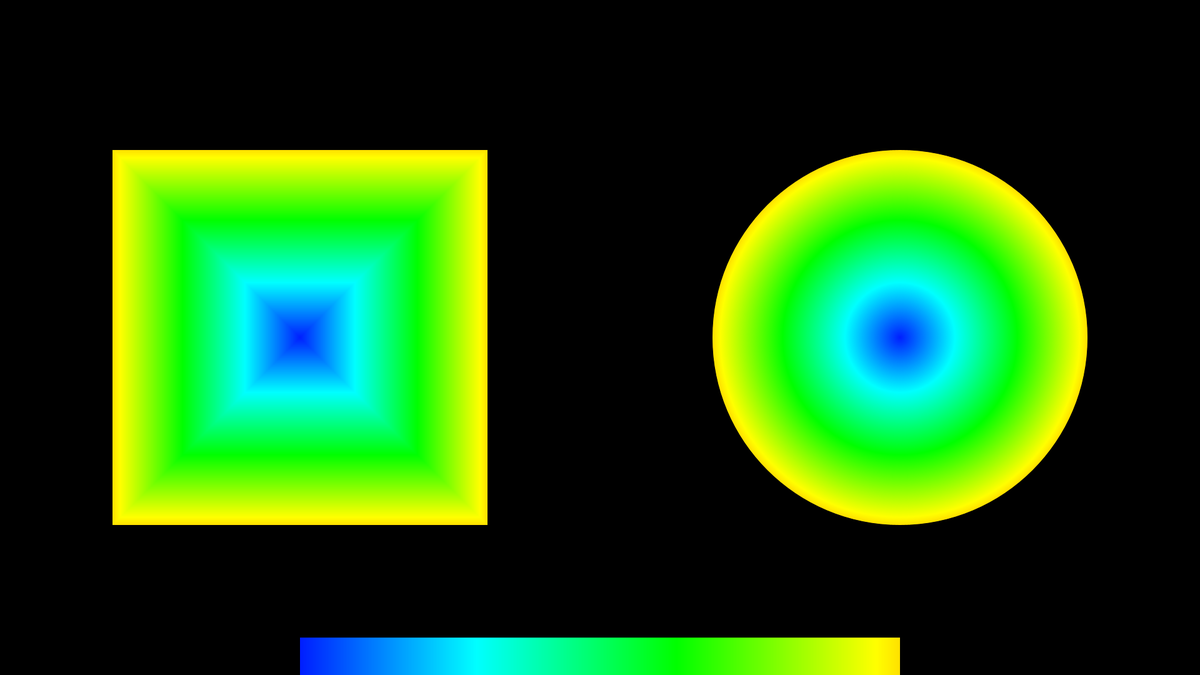
Frame 1 (no input)
Frame 60 (the mouse pressed at the canvas centre just before this capture): identical to frame 1, image omitted
Frame 120 (the mouse held since frame 60 and released just before this capture): identical to frame 1, image omitted

The Processing sketch that drew this single still picture (run headless with seeded random() and noise(); from frame 60 on, the mouse is pressed at the canvas centre):

// Processing sketch: Colors_03_RadialGradient
// ── Colors_03_RadialGradient.pde
/*Colors_03_RadialGradient.pde
Author: Alexandros Lotsos
Summary: Using the lerpcolor function to create a radial gradient. Adapted from the radial gradient example on the processing website.
Here the radial gradient is drawn by overlaying concentric circles and squares on top of eachother, changing the fill in each one.
Find more about it at: https://processing.org/examples/radialgradient.html
*/

void setup(){
  //set canvas parameters
  size(1920, 1080);
  background(0);
  noStroke();
  rectMode(CENTER);
  
  //HSB colormode for this one
  colorMode(HSB, 360, 100, 100);
  color c1 = color(random(360), 100, 100);
  color c2 = color((hue(c1) - 180) % 360, 100, 100); //generates a complementary color
  
  //rectangles
  for(float i = 600; i > 0; i--){
    fill(lerpColor(c1, c2, i/600));
    rect(2*width/8, height/2, i, i);
  }
  
  //ellipses
  for(float i = 600; i > 0; i--){
    fill(lerpColor(c1, c2, i/600));
    ellipse(6*width/8, height/2, i, i);
  }
  
  //linear gradient for reference
  float step = 1/width;
  println(step);
  for(float i = 0; i < width/2; i++){
    stroke(lerpColor(c1, c2, i/(width/2)));
    line(i + width/4, 17*height/18, i + width/4, height);
  }
}

void draw(){
}
